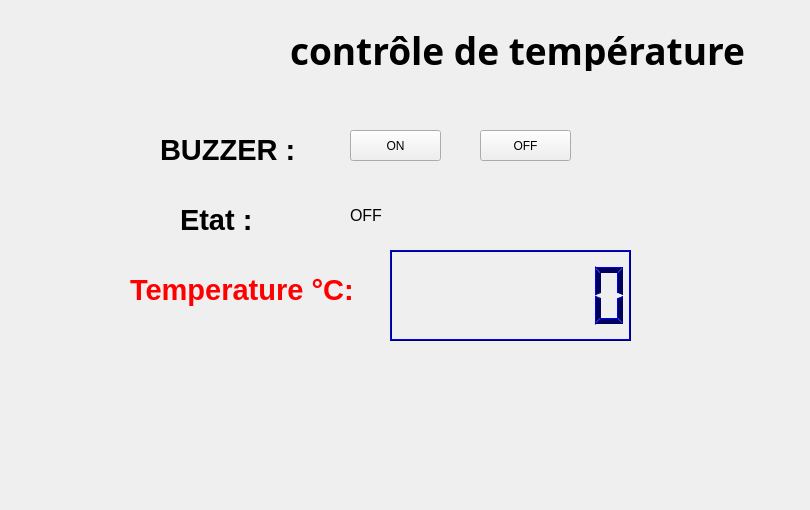
    <widget class="QWidget" name="tab_7">
     <attribute name="title">
      <string>contrôle de température</string>
     </attribute>
     <widget class="QPushButton" name="buttonon">
      <property name="geometry">
       <rect>
        <x>350</x>
        <y>130</y>
        <width>91</width>
        <height>31</height>
       </rect>
      </property>
      <property name="styleSheet">
       <string notr="true"/>
      </property>
      <property name="text">
       <string>ON</string>
      </property>
     </widget>
     <widget class="QLabel" name="label_etat">
      <property name="geometry">
       <rect>
        <x>350</x>
        <y>200</y>
        <width>41</width>
        <height>31</height>
       </rect>
      </property>
      <property name="font">
       <font>
        <pointsize>12</pointsize>
       </font>
      </property>
      <property name="styleSheet">
       <string notr="true"/>
      </property>
      <property name="text">
       <string>OFF</string>
      </property>
     </widget>
     <widget class="QLabel" name="temp_label_2">
      <property name="geometry">
       <rect>
        <x>160</x>
        <y>130</y>
        <width>151</width>
        <height>41</height>
       </rect>
      </property>
      <property name="text">
       <string>&lt;html&gt;&lt;head/&gt;&lt;body&gt;&lt;p&gt;&lt;span style=&quot; font-size:22pt; font-weight:600; color:#000000;&quot;&gt;BUZZER :&lt;/span&gt;&lt;/p&gt;&lt;/body&gt;&lt;/html&gt;</string>
      </property>
     </widget>
     <widget class="QWidget" name="layoutWidget">
      <property name="geometry">
       <rect>
        <x>390</x>
        <y>250</y>
        <width>241</width>
        <height>91</height>
       </rect>
      </property>
      <layout class="QHBoxLayout" name="horizontalLayout">
       <item>
        <widget class="QLCDNumber" name="temp_lcdNumber">
         <property name="palette">
          <palette>
           <active>
            <colorrole role="WindowText">
             <brush brushstyle="SolidPattern">
              <color alpha="255">
               <red>0</red>
               <green>0</green>
               <blue>94</blue>
              </color>
             </brush>
            </colorrole>
            <colorrole role="Button">
             <brush brushstyle="SolidPattern">
              <color alpha="255">
               <red>110</red>
               <green>165</green>
               <blue>165</blue>
              </color>
             </brush>
            </colorrole>
            <colorrole role="Light">
             <brush brushstyle="SolidPattern">
              <color alpha="255">
               <red>0</red>
               <green>0</green>
               <blue>255</blue>
              </color>
             </brush>
            </colorrole>
            <colorrole role="Dark">
             <brush brushstyle="SolidPattern">
              <color alpha="255">
               <red>0</red>
               <green>0</green>
               <blue>94</blue>
              </color>
             </brush>
            </colorrole>
            <colorrole role="Text">
             <brush brushstyle="SolidPattern">
              <color alpha="255">
               <red>60</red>
               <green>60</green>
               <blue>60</blue>
              </color>
             </brush>
            </colorrole>
            <colorrole role="ButtonText">
             <brush brushstyle="SolidPattern">
              <color alpha="255">
               <red>76</red>
               <green>76</green>
               <blue>76</blue>
              </color>
             </brush>
            </colorrole>
            <colorrole role="Base">
             <brush brushstyle="SolidPattern">
              <color alpha="255">
               <red>110</red>
               <green>165</green>
               <blue>165</blue>
              </color>
             </brush>
            </colorrole>
            <colorrole role="Window">
             <brush brushstyle="SolidPattern">
              <color alpha="255">
               <red>110</red>
               <green>165</green>
               <blue>165</blue>
              </color>
             </brush>
            </colorrole>
            <colorrole role="PlaceholderText">
             <brush brushstyle="NoBrush">
              <color alpha="128">
               <red>60</red>
               <green>60</green>
               <blue>60</blue>
              </color>
             </brush>
            </colorrole>
           </active>
           <inactive>
            <colorrole role="WindowText">
             <brush brushstyle="SolidPattern">
              <color alpha="255">
               <red>0</red>
               <green>0</green>
               <blue>94</blue>
              </color>
             </brush>
            </colorrole>
            <colorrole role="Button">
             <brush brushstyle="SolidPattern">
              <color alpha="255">
               <red>110</red>
               <green>165</green>
               <blue>165</blue>
              </color>
             </brush>
            </colorrole>
            <colorrole role="Light">
             <brush brushstyle="SolidPattern">
              <color alpha="255">
               <red>0</red>
               <green>0</green>
               <blue>255</blue>
              </color>
             </brush>
            </colorrole>
            <colorrole role="Dark">
             <brush brushstyle="SolidPattern">
              <color alpha="255">
               <red>0</red>
               <green>0</green>
               <blue>94</blue>
              </color>
             </brush>
            </colorrole>
            <colorrole role="Text">
             <brush brushstyle="SolidPattern">
              <color alpha="255">
               <red>60</red>
               <green>60</green>
               <blue>60</blue>
              </color>
             </brush>
            </colorrole>
            <colorrole role="ButtonText">
             <brush brushstyle="SolidPattern">
              <color alpha="255">
               <red>76</red>
               <green>76</green>
               <blue>76</blue>
              </color>
             </brush>
            </colorrole>
            <colorrole role="Base">
             <brush brushstyle="SolidPattern">
              <color alpha="255">
               <red>110</red>
               <green>165</green>
               <blue>165</blue>
              </color>
             </brush>
            </colorrole>
            <colorrole role="Window">
             <brush brushstyle="SolidPattern">
              <color alpha="255">
               <red>110</red>
               <green>165</green>
               <blue>165</blue>
              </color>
             </brush>
            </colorrole>
            <colorrole role="PlaceholderText">
             <brush brushstyle="NoBrush">
              <color alpha="128">
               <red>60</red>
               <green>60</green>
               <blue>60</blue>
              </color>
             </brush>
            </colorrole>
           </inactive>
           <disabled>
            <colorrole role="WindowText">
             <brush brushstyle="SolidPattern">
              <color alpha="255">
               <red>0</red>
               <green>0</green>
               <blue>94</blue>
              </color>
             </brush>
            </colorrole>
            <colorrole role="Button">
             <brush brushstyle="SolidPattern">
              <color alpha="255">
               <red>110</red>
               <green>165</green>
               <blue>165</blue>
              </color>
             </brush>
            </colorrole>
            <colorrole role="Light">
             <brush brushstyle="SolidPattern">
              <color alpha="255">
               <red>0</red>
               <green>0</green>
               <blue>255</blue>
              </color>
             </brush>
            </colorrole>
            <colorrole role="Dark">
             <brush brushstyle="SolidPattern">
              <color alpha="255">
               <red>0</red>
               <green>0</green>
               <blue>94</blue>
              </color>
             </brush>
            </colorrole>
            <colorrole role="Text">
             <brush brushstyle="SolidPattern">
              <color alpha="255">
               <red>0</red>
               <green>0</green>
               <blue>94</blue>
              </color>
             </brush>
            </colorrole>
            <colorrole role="ButtonText">
             <brush brushstyle="SolidPattern">
              <color alpha="255">
               <red>0</red>
               <green>0</green>
               <blue>94</blue>
              </color>
             </brush>
            </colorrole>
            <colorrole role="Base">
             <brush brushstyle="SolidPattern">
              <color alpha="255">
               <red>110</red>
               <green>165</green>
               <blue>165</blue>
              </color>
             </brush>
            </colorrole>
            <colorrole role="Window">
             <brush brushstyle="SolidPattern">
              <color alpha="255">
               <red>110</red>
               <green>165</green>
               <blue>165</blue>
              </color>
             </brush>
            </colorrole>
            <colorrole role="PlaceholderText">
             <brush brushstyle="NoBrush">
              <color alpha="128">
               <red>60</red>
               <green>60</green>
               <blue>60</blue>
              </color>
             </brush>
            </colorrole>
           </disabled>
          </palette>
         </property>
         <property name="digitCount">
          <number>7</number>
         </property>
        </widget>
       </item>
      </layout>
     </widget>
     <widget class="QLabel" name="temp_label_3">
      <property name="geometry">
       <rect>
        <x>180</x>
        <y>200</y>
        <width>101</width>
        <height>41</height>
       </rect>
      </property>
      <property name="text">
       <string>&lt;html&gt;&lt;head/&gt;&lt;body&gt;&lt;p&gt;&lt;span style=&quot; font-size:22pt; font-weight:600; color:#000000;&quot;&gt;Etat :&lt;/span&gt;&lt;/p&gt;&lt;/body&gt;&lt;/html&gt;</string>
      </property>
     </widget>
     <widget class="QLabel" name="label_alert">
      <property name="geometry">
       <rect>
        <x>210</x>
        <y>410</y>
        <width>571</width>
        <height>91</height>
       </rect>
      </property>
      <property name="font">
       <font>
        <pointsize>26</pointsize>
        <weight>75</weight>
        <bold>true</bold>
       </font>
      </property>
      <property name="styleSheet">
       <string notr="true">color:RED;</string>
      </property>
      <property name="text">
       <string/>
      </property>
     </widget>
     <widget class="QLabel" name="temp_label">
      <property name="geometry">
       <rect>
        <x>130</x>
        <y>260</y>
        <width>251</width>
        <height>61</height>
       </rect>
      </property>
      <property name="text">
       <string>&lt;html&gt;&lt;head/&gt;&lt;body&gt;&lt;p&gt;&lt;span style=&quot; font-size:22pt; font-weight:600; color:#ff0000;&quot;&gt;Temperature °C:&lt;/span&gt;&lt;/p&gt;&lt;/body&gt;&lt;/html&gt;</string>
      </property>
     </widget>
     <widget class="QPushButton" name="buttonoff">
      <property name="geometry">
       <rect>
        <x>480</x>
        <y>130</y>
        <width>91</width>
        <height>31</height>
       </rect>
      </property>
      <property name="styleSheet">
       <string notr="true"/>
      </property>
      <property name="text">
       <string>OFF</string>
      </property>
     </widget>
     <widget class="QLabel" name="label_14">
      <property name="geometry">
       <rect>
        <x>290</x>
        <y>30</y>
        <width>511</width>
        <height>41</height>
       </rect>
      </property>
      <property name="font">
       <font>
        <family>Trebuchet MS</family>
        <pointsize>28</pointsize>
        <weight>75</weight>
        <bold>true</bold>
       </font>
      </property>
      <property name="text">
       <string>contrôle de température</string>
      </property>
      <property name="textFormat">
       <enum>Qt::AutoText</enum>
      </property>
     </widget>
    </widget>
